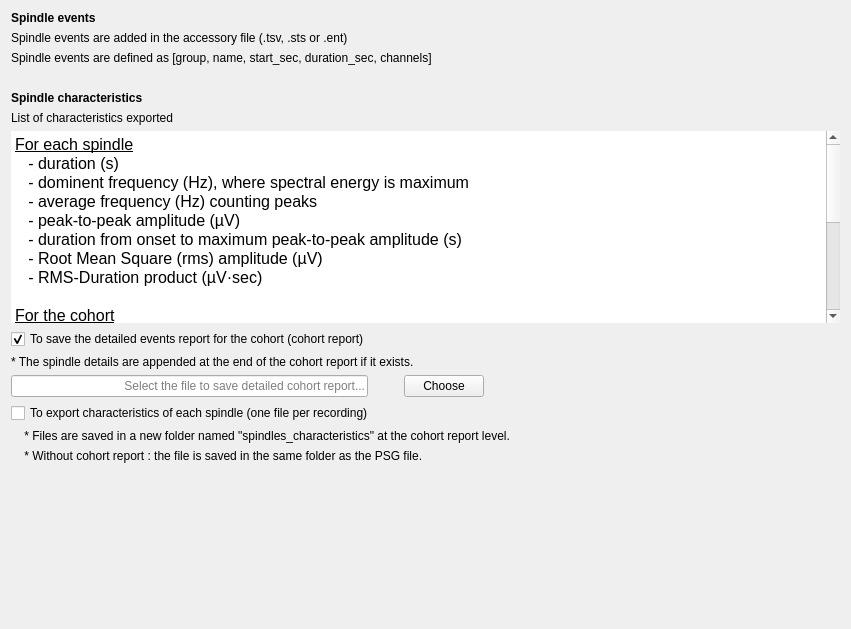
<?xml version="1.0" encoding="UTF-8"?>
<ui version="4.0">
 <class>OutputFilesStep</class>
 <widget class="QWidget" name="OutputFilesStep">
  <property name="geometry">
   <rect>
    <x>0</x>
    <y>0</y>
    <width>851</width>
    <height>629</height>
   </rect>
  </property>
  <property name="windowTitle">
   <string/>
  </property>
  <layout class="QHBoxLayout" name="horizontalLayout_3">
   <item>
    <layout class="QVBoxLayout" name="verticalLayout_2">
     <item>
      <layout class="QVBoxLayout" name="verticalLayout">
       <item>
        <widget class="QLabel" name="label_2">
         <property name="font">
          <font>
           <italic>false</italic>
           <bold>false</bold>
          </font>
         </property>
         <property name="text">
          <string>&lt;html&gt;&lt;head/&gt;&lt;body&gt;&lt;p&gt;&lt;span style=&quot; font-weight:600;&quot;&gt;Spindle events&lt;/span&gt;&lt;/p&gt;&lt;/body&gt;&lt;/html&gt;</string>
         </property>
        </widget>
       </item>
       <item>
        <widget class="QLabel" name="label">
         <property name="text">
          <string>Spindle events are added in the accessory file (.tsv, .sts or .ent)</string>
         </property>
        </widget>
       </item>
       <item>
        <widget class="QLabel" name="label_3">
         <property name="text">
          <string>Spindle events are defined as [group, name, start_sec, duration_sec, channels]</string>
         </property>
        </widget>
       </item>
      </layout>
     </item>
     <item>
      <spacer name="verticalSpacer_2">
       <property name="orientation">
        <enum>Qt::Orientation::Vertical</enum>
       </property>
       <property name="sizeType">
        <enum>QSizePolicy::Policy::Fixed</enum>
       </property>
       <property name="sizeHint" stdset="0">
        <size>
         <width>20</width>
         <height>20</height>
        </size>
       </property>
      </spacer>
     </item>
     <item>
      <widget class="QLabel" name="label_4">
       <property name="font">
        <font>
         <italic>false</italic>
         <bold>false</bold>
        </font>
       </property>
       <property name="text">
        <string>&lt;html&gt;&lt;head/&gt;&lt;body&gt;&lt;p&gt;&lt;span style=&quot; font-weight:600;&quot;&gt;Spindle characteristics&lt;/span&gt;&lt;/p&gt;&lt;/body&gt;&lt;/html&gt;</string>
       </property>
      </widget>
     </item>
     <item>
      <widget class="QLabel" name="label_5">
       <property name="text">
        <string>List of characteristics exported</string>
       </property>
      </widget>
     </item>
     <item>
      <widget class="QTextEdit" name="textEdit">
       <property name="sizePolicy">
        <sizepolicy hsizetype="Expanding" vsizetype="Expanding">
         <horstretch>0</horstretch>
         <verstretch>0</verstretch>
        </sizepolicy>
       </property>
       <property name="minimumSize">
        <size>
         <width>0</width>
         <height>0</height>
        </size>
       </property>
       <property name="maximumSize">
        <size>
         <width>16777215</width>
         <height>16777215</height>
        </size>
       </property>
       <property name="frameShape">
        <enum>QFrame::Shape::NoFrame</enum>
       </property>
       <property name="frameShadow">
        <enum>QFrame::Shadow::Plain</enum>
       </property>
       <property name="lineWidth">
        <number>0</number>
       </property>
       <property name="readOnly">
        <bool>true</bool>
       </property>
       <property name="html">
        <string>&lt;!DOCTYPE HTML PUBLIC &quot;-//W3C//DTD HTML 4.0//EN&quot; &quot;http://www.w3.org/TR/REC-html40/strict.dtd&quot;&gt;
&lt;html&gt;&lt;head&gt;&lt;meta name=&quot;qrichtext&quot; content=&quot;1&quot; /&gt;&lt;meta charset=&quot;utf-8&quot; /&gt;&lt;style type=&quot;text/css&quot;&gt;
p, li { white-space: pre-wrap; }
hr { height: 1px; border-width: 0; }
li.unchecked::marker { content: &quot;\2610&quot;; }
li.checked::marker { content: &quot;\2612&quot;; }
&lt;/style&gt;&lt;/head&gt;&lt;body style=&quot; font-size:12pt; font-weight:400; font-style:normal;&quot;&gt;
&lt;p style=&quot; margin-top:0px; margin-bottom:0px; margin-left:0px; margin-right:0px; -qt-block-indent:0; text-indent:0px;&quot;&gt;&lt;span style=&quot; text-decoration: underline;&quot;&gt;For each spindle&lt;/span&gt;&lt;/p&gt;
&lt;p style=&quot; margin-top:0px; margin-bottom:0px; margin-left:0px; margin-right:0px; -qt-block-indent:0; text-indent:0px;&quot;&gt;   - duration (s)&lt;/p&gt;
&lt;p style=&quot; margin-top:0px; margin-bottom:0px; margin-left:0px; margin-right:0px; -qt-block-indent:0; text-indent:0px;&quot;&gt;   - dominent frequency (Hz), &lt;span style=&quot; color:#000000;&quot;&gt;where spectral energy is maximum&lt;/span&gt;&lt;/p&gt;
&lt;p style=&quot; margin-top:0px; margin-bottom:0px; margin-left:0px; margin-right:0px; -qt-block-indent:0; text-indent:0px;&quot;&gt;&lt;span style=&quot; color:#000000;&quot;&gt;   - average frequency (Hz) counting peaks&lt;/span&gt;&lt;/p&gt;
&lt;p style=&quot; margin-top:0px; margin-bottom:0px; margin-left:0px; margin-right:0px; -qt-block-indent:0; text-indent:0px;&quot;&gt;&lt;span style=&quot; color:#000000;&quot;&gt;   - peak-to-peak amplitude (µV)&lt;/span&gt;&lt;/p&gt;
&lt;p style=&quot; margin-top:0px; margin-bottom:0px; margin-left:0px; margin-right:0px; -qt-block-indent:0; text-indent:0px;&quot;&gt;&lt;span style=&quot; color:#000000;&quot;&gt;   - duration from onset to maximum peak-to-peak amplitude (s)&lt;/span&gt;&lt;/p&gt;
&lt;p style=&quot; margin-top:0px; margin-bottom:0px; margin-left:0px; margin-right:0px; -qt-block-indent:0; text-indent:0px;&quot;&gt;&lt;span style=&quot; color:#000000;&quot;&gt;   - Root Mean Square (rms) amplitude (µV)&lt;/span&gt;&lt;/p&gt;
&lt;p style=&quot; margin-top:0px; margin-bottom:0px; margin-left:0px; margin-right:0px; -qt-block-indent:0; text-indent:0px;&quot;&gt;&lt;span style=&quot; color:#000000;&quot;&gt;   - RMS-Duration product (µV·sec)&lt;/span&gt;&lt;/p&gt;
&lt;p style=&quot;-qt-paragraph-type:empty; margin-top:0px; margin-bottom:0px; margin-left:0px; margin-right:0px; -qt-block-indent:0; text-indent:0px; color:#000000;&quot;&gt;&lt;br /&gt;&lt;/p&gt;
&lt;p style=&quot; margin-top:0px; margin-bottom:0px; margin-left:0px; margin-right:0px; -qt-block-indent:0; text-indent:0px;&quot;&gt;&lt;span style=&quot; text-decoration: underline;&quot;&gt;For the cohort&lt;/span&gt;&lt;/p&gt;
&lt;p style=&quot; margin-top:0px; margin-bottom:0px; margin-left:0px; margin-right:0px; -qt-block-indent:0; text-indent:0px;&quot;&gt;    - spindle count&lt;/p&gt;
&lt;p style=&quot; margin-top:0px; margin-bottom:0px; margin-left:0px; margin-right:0px; -qt-block-indent:0; text-indent:0px;&quot;&gt;    - spindle density (spinde count per minute)&lt;/p&gt;
&lt;p style=&quot; margin-top:0px; margin-bottom:0px; margin-left:0px; margin-right:0px; -qt-block-indent:0; text-indent:0px;&quot;&gt;    - the average spindle characteristics listed above&lt;/p&gt;
&lt;p style=&quot; margin-top:0px; margin-bottom:0px; margin-left:0px; margin-right:0px; -qt-block-indent:0; text-indent:0px;&quot;&gt;        - total (all selected stages) - Start time is the sleep onset&lt;/p&gt;
&lt;p style=&quot; margin-top:0px; margin-bottom:0px; margin-left:0px; margin-right:0px; -qt-block-indent:0; text-indent:0px;&quot;&gt;        - per sleep stage - Only the time spent in each individual sleep stage is considered.&lt;/p&gt;
&lt;p style=&quot; margin-top:0px; margin-bottom:0px; margin-left:0px; margin-right:0px; -qt-block-indent:0; text-indent:0px;&quot;&gt;        - per sleep cycle - Start time is the sleep onset&lt;/p&gt;
&lt;p style=&quot; margin-top:0px; margin-bottom:0px; margin-left:0px; margin-right:0px; -qt-block-indent:0; text-indent:0px;&quot;&gt;        - per clock hour - Start time is the sleep onset&lt;/p&gt;
&lt;p style=&quot; margin-top:0px; margin-bottom:0px; margin-left:0px; margin-right:0px; -qt-block-indent:0; text-indent:0px;&quot;&gt;        - per hour spent in each stage - Start time is when each specific stage first begins in the timeline.&lt;/p&gt;
&lt;p style=&quot;-qt-paragraph-type:empty; margin-top:0px; margin-bottom:0px; margin-left:0px; margin-right:0px; -qt-block-indent:0; text-indent:0px;&quot;&gt;&lt;br /&gt;&lt;/p&gt;
&lt;p style=&quot; margin-top:0px; margin-bottom:0px; margin-left:0px; margin-right:0px; -qt-block-indent:0; text-indent:0px;&quot;&gt;&lt;span style=&quot; font-style:italic; color:#000000;&quot;&gt;Note: RSAI (RMS Spindle Activity Index) is the &lt;/span&gt;&lt;span style=&quot; font-weight:700; font-style:italic; color:#000000;&quot;&gt;sum&lt;/span&gt;&lt;span style=&quot; font-style:italic; color:#000000;&quot;&gt; of RMS-Duration products across all spindles. Other spindle characteristics are averaged values.&lt;/span&gt;&lt;/p&gt;&lt;/body&gt;&lt;/html&gt;</string>
       </property>
      </widget>
     </item>
     <item>
      <widget class="QCheckBox" name="checkBox_cohort_file">
       <property name="text">
        <string>To save the detailed events report for the cohort (cohort report)</string>
       </property>
       <property name="checked">
        <bool>true</bool>
       </property>
      </widget>
     </item>
     <item>
      <widget class="QLabel" name="label_8">
       <property name="text">
        <string>* The spindle details are appended at the end of the cohort report if it exists.</string>
       </property>
      </widget>
     </item>
     <item>
      <layout class="QHBoxLayout" name="horizontalLayout">
       <item>
        <widget class="QLineEdit" name="cohort_lineedit">
         <property name="minimumSize">
          <size>
           <width>350</width>
           <height>0</height>
          </size>
         </property>
         <property name="alignment">
          <set>Qt::AlignmentFlag::AlignRight|Qt::AlignmentFlag::AlignTrailing|Qt::AlignmentFlag::AlignVCenter</set>
         </property>
         <property name="placeholderText">
          <string>Select the file to save detailed cohort report...</string>
         </property>
        </widget>
       </item>
       <item>
        <spacer name="horizontalSpacer">
         <property name="orientation">
          <enum>Qt::Orientation::Horizontal</enum>
         </property>
         <property name="sizeType">
          <enum>QSizePolicy::Policy::Fixed</enum>
         </property>
         <property name="sizeHint" stdset="0">
          <size>
           <width>30</width>
           <height>20</height>
          </size>
         </property>
        </spacer>
       </item>
       <item>
        <widget class="QPushButton" name="pushButton_cohort">
         <property name="text">
          <string>Choose</string>
         </property>
        </widget>
       </item>
       <item>
        <spacer name="horizontalSpacer_2">
         <property name="orientation">
          <enum>Qt::Orientation::Horizontal</enum>
         </property>
         <property name="sizeHint" stdset="0">
          <size>
           <width>40</width>
           <height>20</height>
          </size>
         </property>
        </spacer>
       </item>
      </layout>
     </item>
     <item>
      <widget class="QCheckBox" name="checkBox_spindle_file">
       <property name="text">
        <string>To export characteristics of each spindle (one file per recording)</string>
       </property>
      </widget>
     </item>
     <item>
      <widget class="QLabel" name="label_7">
       <property name="text">
        <string>    * Files are saved in a new folder named &quot;spindles_characteristics&quot; at the cohort report level.</string>
       </property>
      </widget>
     </item>
     <item>
      <widget class="QLabel" name="label_6">
       <property name="text">
        <string>    * Without cohort report : the file is saved in the same folder as the PSG file.</string>
       </property>
      </widget>
     </item>
     <item>
      <spacer name="verticalSpacer">
       <property name="orientation">
        <enum>Qt::Orientation::Vertical</enum>
       </property>
       <property name="sizeType">
        <enum>QSizePolicy::Policy::Expanding</enum>
       </property>
       <property name="sizeHint" stdset="0">
        <size>
         <width>20</width>
         <height>40</height>
        </size>
       </property>
      </spacer>
     </item>
    </layout>
   </item>
  </layout>
 </widget>
 <resources>
  <include location="../../../../../snooz-toolbox/src/main/python/ui/themes/themes.qrc"/>
 </resources>
 <connections>
  <connection>
   <sender>pushButton_cohort</sender>
   <signal>clicked()</signal>
   <receiver>OutputFilesStep</receiver>
   <slot>browse_cohort_slot()</slot>
   <hints>
    <hint type="sourcelabel">
     <x>440</x>
     <y>164</y>
    </hint>
    <hint type="destinationlabel">
     <x>336</x>
     <y>293</y>
    </hint>
   </hints>
  </connection>
  <connection>
   <sender>checkBox_cohort_file</sender>
   <signal>clicked()</signal>
   <receiver>OutputFilesStep</receiver>
   <slot>enable_cohort_slot()</slot>
   <hints>
    <hint type="sourcelabel">
     <x>244</x>
     <y>136</y>
    </hint>
    <hint type="destinationlabel">
     <x>256</x>
     <y>206</y>
    </hint>
   </hints>
  </connection>
  <connection>
   <sender>checkBox_spindle_file</sender>
   <signal>clicked()</signal>
   <receiver>OutputFilesStep</receiver>
   <slot>enable_spindle_slot()</slot>
   <hints>
    <hint type="sourcelabel">
     <x>275</x>
     <y>512</y>
    </hint>
    <hint type="destinationlabel">
     <x>286</x>
     <y>292</y>
    </hint>
   </hints>
  </connection>
 </connections>
 <slots>
  <slot>browse_cohort_slot()</slot>
  <slot>enable_cohort_slot()</slot>
  <slot>browse_spindle_slot()</slot>
  <slot>enable_spindle_slot()</slot>
 </slots>
</ui>
